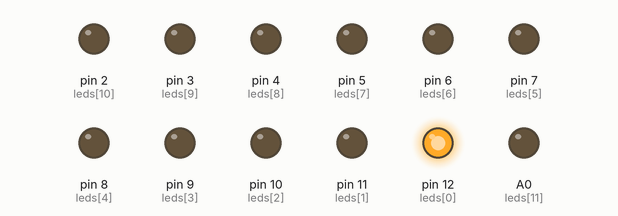
Bench run of a sketch on a simulated Arduino Uno, built with avr-gcc and run on an emulated ATmega328P. Shown: output pins drawn as LEDs (lit = HIGH).

Above: at 0.12 s.
At 0.87 s:
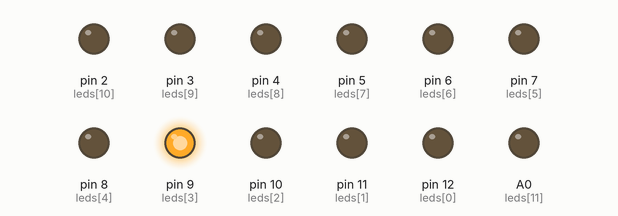
At 1.62 s:
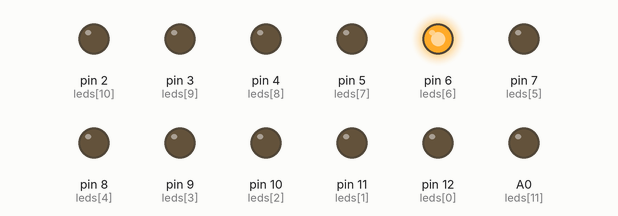
At 3.37 s:
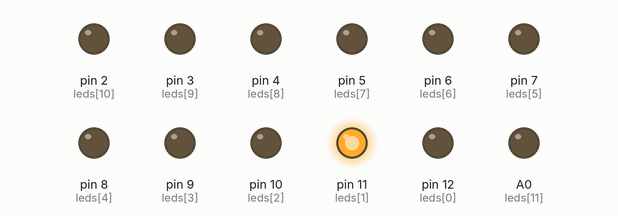
At 4.87 s:
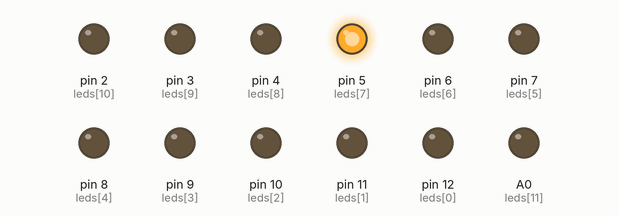
At 6.62 s:
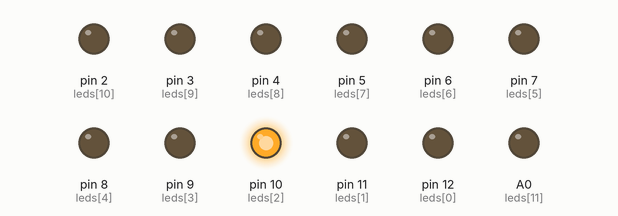
Timing chart, 0 to 6.9 s (numbered marks = the images above):
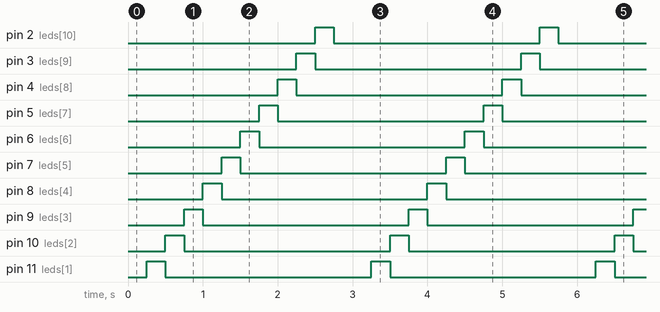

Measured:
- by itself, pin 2 (leds[10]), pin 3 (leds[9]), pin 4 (leds[8]), pin 5 (leds[7]), pin 6 (leds[6]), pin 7 (leds[5]), pin 8 (leds[4]), pin 9 (leds[3]), pin 10 (leds[2]), pin 11 (leds[1]), pin 12 (leds[0]), A0 (leds[11]): alternates HIGH for 0.25 s and LOW for 2.8 s
- by itself, everything shown: repeats every 3.0 s, in 12 steps

The sketch:

route_indicator_led_test.ino
```cpp
int leds[] = {12, 11, 10, 9, 8, 7, 6, 5, 4, 3, 2, A0};
int numLeds = 12;
int blinkDelay = 250;

void setup() {
  // put your setup code here, to run once:
  for(int i = 0; i < numLeds; i++) pinMode(leds[i], OUTPUT);
}

void loop() {
  // put your main code here, to run repeatedly:
  for(int i = 0; i < numLeds; i++) {
    digitalWrite(leds[i], HIGH);
    delay(blinkDelay);
    digitalWrite(leds[i], LOW);

  }
}
```
